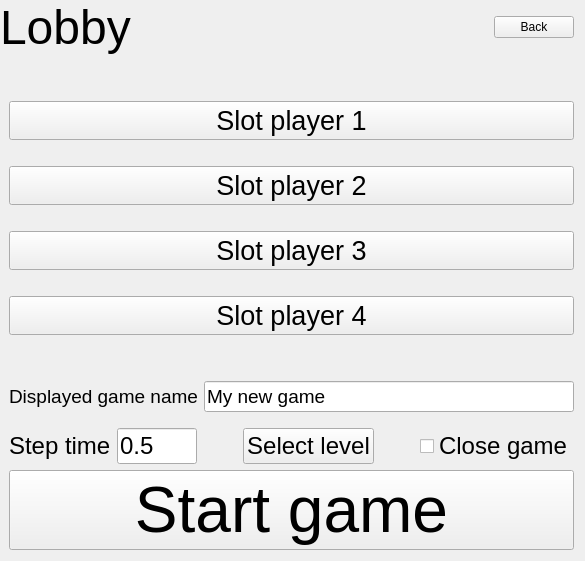
      <widget class="QWidget" name="PageLobby">
       <layout class="QVBoxLayout" name="verticalLayout_5">
        <property name="leftMargin">
         <number>0</number>
        </property>
        <property name="topMargin">
         <number>0</number>
        </property>
        <item>
         <layout class="QHBoxLayout" name="horizontalLayout_7">
          <property name="sizeConstraint">
           <enum>QLayout::SetFixedSize</enum>
          </property>
          <property name="rightMargin">
           <number>0</number>
          </property>
          <item>
           <widget class="QLabel" name="label">
            <property name="font">
             <font>
              <pointsize>36</pointsize>
             </font>
            </property>
            <property name="text">
             <string>Lobby</string>
            </property>
           </widget>
          </item>
          <item>
           <spacer name="horizontalSpacer_6">
            <property name="orientation">
             <enum>Qt::Horizontal</enum>
            </property>
            <property name="sizeHint" stdset="0">
             <size>
              <width>40</width>
              <height>20</height>
             </size>
            </property>
           </spacer>
          </item>
          <item>
           <widget class="QPushButton" name="ButtonLobbyBack">
            <property name="text">
             <string>Back</string>
            </property>
           </widget>
          </item>
         </layout>
        </item>
        <item>
         <layout class="QHBoxLayout" name="horizontalLayout_8">
          <item>
           <spacer name="horizontalSpacer_9">
            <property name="orientation">
             <enum>Qt::Horizontal</enum>
            </property>
            <property name="sizeType">
             <enum>QSizePolicy::Fixed</enum>
            </property>
            <property name="sizeHint" stdset="0">
             <size>
              <width>9</width>
              <height>20</height>
             </size>
            </property>
           </spacer>
          </item>
          <item>
           <layout class="QVBoxLayout" name="verticalLayout_6">
            <item>
             <layout class="QVBoxLayout" name="verticalLayout_2">
              <item>
               <spacer name="verticalSpacer_10">
                <property name="orientation">
                 <enum>Qt::Vertical</enum>
                </property>
                <property name="sizeType">
                 <enum>QSizePolicy::Fixed</enum>
                </property>
                <property name="sizeHint" stdset="0">
                 <size>
                  <width>20</width>
                  <height>40</height>
                 </size>
                </property>
               </spacer>
              </item>
              <item>
               <widget class="QPushButton" name="PlayerSlot_1">
                <property name="font">
                 <font>
                  <pointsize>20</pointsize>
                 </font>
                </property>
                <property name="text">
                 <string>Slot player 1</string>
                </property>
               </widget>
              </item>
              <item>
               <spacer name="verticalSpacer_9">
                <property name="orientation">
                 <enum>Qt::Vertical</enum>
                </property>
                <property name="sizeType">
                 <enum>QSizePolicy::Fixed</enum>
                </property>
                <property name="sizeHint" stdset="0">
                 <size>
                  <width>20</width>
                  <height>20</height>
                 </size>
                </property>
               </spacer>
              </item>
              <item>
               <widget class="QPushButton" name="PlayerSlot_2">
                <property name="font">
                 <font>
                  <pointsize>20</pointsize>
                 </font>
                </property>
                <property name="text">
                 <string>Slot player 2</string>
                </property>
               </widget>
              </item>
              <item>
               <spacer name="verticalSpacer_8">
                <property name="orientation">
                 <enum>Qt::Vertical</enum>
                </property>
                <property name="sizeType">
                 <enum>QSizePolicy::Fixed</enum>
                </property>
                <property name="sizeHint" stdset="0">
                 <size>
                  <width>20</width>
                  <height>20</height>
                 </size>
                </property>
               </spacer>
              </item>
              <item>
               <widget class="QPushButton" name="PlayerSlot_3">
                <property name="font">
                 <font>
                  <pointsize>20</pointsize>
                 </font>
                </property>
                <property name="text">
                 <string>Slot player 3</string>
                </property>
               </widget>
              </item>
              <item>
               <spacer name="verticalSpacer_7">
                <property name="orientation">
                 <enum>Qt::Vertical</enum>
                </property>
                <property name="sizeType">
                 <enum>QSizePolicy::Fixed</enum>
                </property>
                <property name="sizeHint" stdset="0">
                 <size>
                  <width>20</width>
                  <height>20</height>
                 </size>
                </property>
               </spacer>
              </item>
              <item>
               <widget class="QPushButton" name="PlayerSlot_4">
                <property name="font">
                 <font>
                  <pointsize>20</pointsize>
                 </font>
                </property>
                <property name="text">
                 <string>Slot player 4</string>
                </property>
               </widget>
              </item>
             </layout>
            </item>
            <item>
             <spacer name="verticalSpacer_6">
              <property name="orientation">
               <enum>Qt::Vertical</enum>
              </property>
              <property name="sizeType">
               <enum>QSizePolicy::Expanding</enum>
              </property>
              <property name="sizeHint" stdset="0">
               <size>
                <width>20</width>
                <height>40</height>
               </size>
              </property>
             </spacer>
            </item>
            <item>
             <layout class="QHBoxLayout" name="horizontalLayout_12">
              <property name="bottomMargin">
               <number>10</number>
              </property>
              <item>
               <widget class="QLabel" name="LabelGameName">
                <property name="font">
                 <font>
                  <pointsize>14</pointsize>
                 </font>
                </property>
                <property name="text">
                 <string>Displayed game name</string>
                </property>
               </widget>
              </item>
              <item>
               <widget class="QLineEdit" name="EditGameName">
                <property name="font">
                 <font>
                  <pointsize>14</pointsize>
                 </font>
                </property>
                <property name="text">
                 <string>My new game</string>
                </property>
               </widget>
              </item>
             </layout>
            </item>
            <item>
             <layout class="QHBoxLayout" name="horizontalLayout_5">
              <item>
               <widget class="QLabel" name="StepTimeDescriptor">
                <property name="font">
                 <font>
                  <pointsize>18</pointsize>
                 </font>
                </property>
                <property name="text">
                 <string>Step time</string>
                </property>
                <property name="buddy">
                 <cstring>StepTimeValue</cstring>
                </property>
               </widget>
              </item>
              <item>
               <widget class="QLineEdit" name="StepTimeValue">
                <property name="sizePolicy">
                 <sizepolicy hsizetype="Preferred" vsizetype="Fixed">
                  <horstretch>0</horstretch>
                  <verstretch>0</verstretch>
                 </sizepolicy>
                </property>
                <property name="maximumSize">
                 <size>
                  <width>80</width>
                  <height>16777215</height>
                 </size>
                </property>
                <property name="font">
                 <font>
                  <pointsize>18</pointsize>
                 </font>
                </property>
                <property name="acceptDrops">
                 <bool>false</bool>
                </property>
                <property name="inputMethodHints">
                 <set>Qt::ImhNone</set>
                </property>
                <property name="text">
                 <string>0.5</string>
                </property>
                <property name="maxLength">
                 <number>4</number>
                </property>
               </widget>
              </item>
              <item>
               <spacer name="horizontalSpacer_5">
                <property name="orientation">
                 <enum>Qt::Horizontal</enum>
                </property>
                <property name="sizeType">
                 <enum>QSizePolicy::Expanding</enum>
                </property>
                <property name="sizeHint" stdset="0">
                 <size>
                  <width>40</width>
                  <height>20</height>
                 </size>
                </property>
               </spacer>
              </item>
              <item>
               <widget class="QPushButton" name="ButtonLobbyLevelSelect">
                <property name="font">
                 <font>
                  <pointsize>18</pointsize>
                 </font>
                </property>
                <property name="text">
                 <string>Select level</string>
                </property>
               </widget>
              </item>
              <item>
               <spacer name="horizontalSpacer_7">
                <property name="orientation">
                 <enum>Qt::Horizontal</enum>
                </property>
                <property name="sizeHint" stdset="0">
                 <size>
                  <width>40</width>
                  <height>20</height>
                 </size>
                </property>
               </spacer>
              </item>
              <item>
               <widget class="QCheckBox" name="CheckBoxLobbyClosed">
                <property name="font">
                 <font>
                  <pointsize>18</pointsize>
                 </font>
                </property>
                <property name="toolTip">
                 <string>If checked, players can't connect during game.</string>
                </property>
                <property name="text">
                 <string>Close game</string>
                </property>
               </widget>
              </item>
             </layout>
            </item>
            <item>
             <layout class="QHBoxLayout" name="horizontalLayout_6">
              <item>
               <widget class="QPushButton" name="ButtonStartGame">
                <property name="font">
                 <font>
                  <pointsize>48</pointsize>
                 </font>
                </property>
                <property name="text">
                 <string>Start game</string>
                </property>
               </widget>
              </item>
             </layout>
            </item>
           </layout>
          </item>
         </layout>
        </item>
       </layout>
      </widget>
